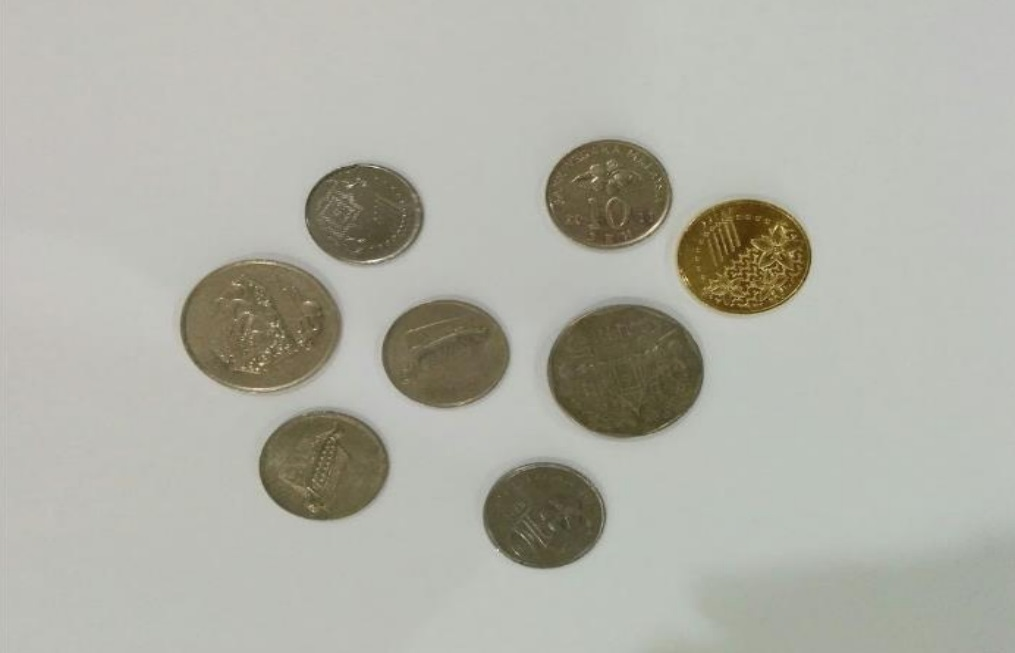
#> input picture 8coins.jpg, 1015 x 653 px
$ python Task4.py
#> lines starting #> are read from the running program, lines starting #| are printed output that depends on the picture; after the words box and inside, x2 and y2 are one past the last pixel; in counts of white or black regions, pixels touching at a corner belong together
import cv2
import numpy as np

# Load and resize the image
image = cv2.imread("8coins.jpg")
#> image is the input picture: shape (653, 1015, 3); mean B, G, R 166.3, 176.1, 175.9
image = cv2.resize(image, (256, 256))
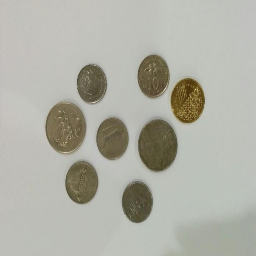
#> image: shape (256, 256, 3); mean B, G, R 166.2, 176, 175.9
image_copy = image.copy()

# Preprocess the image to reduce noise
image_blurred = cv2.GaussianBlur(image_copy, (7, 7), 3)
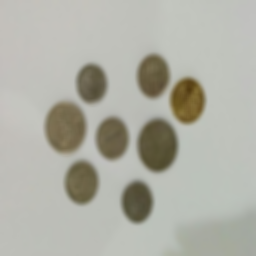
#> image_blurred: shape (256, 256, 3); mean B, G, R 166.3, 176, 175.9
gray_image = cv2.cvtColor(image_blurred, cv2.COLOR_BGR2GRAY)
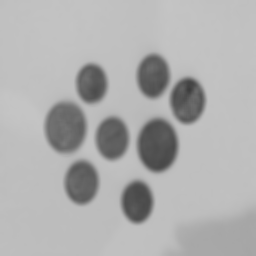
#> gray_image: shape (256, 256); min 60, max 196, mean 174.9

# Threshold the grayscale image to create a binary image
thresh, binary_image = cv2.threshold(gray_image, 150, 255, cv2.THRESH_BINARY)
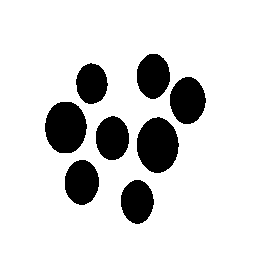
#> binary_image: shape (256, 256); 84.1% white; 8 black regions
cv2.imshow("Segmented Coins", binary_image)

# Find contours in the binary image
contours, hierarchy = cv2.findContours(binary_image, cv2.RETR_TREE, cv2.CHAIN_APPROX_NONE)
#> contours = 9 contours; largest, box (x1, y1, x2, y2) and area: (0, 0, 256, 256) 65025, (136, 116, 180, 174) 1870, (44, 101, 88, 154) 1770, (169, 76, 207, 125) 1360, (64, 159, 100, 206) 1257

# Create a dictionary to store contour areas
area = {i: cv2.contourArea(contours[i]) for i in range(len(contours))}
#> area = 9 items

# Sort contours by area in descending order
sorted_contours = sorted(area.items(), key=lambda x: x[1], reverse=True)
#> sorted_contours = [(0, 65025), (3, 1870.5), (5, 1769.5), (6, 1360.5), (2, 1257), (8, 1218), (4, 1202), (1, 1169), (7, 1049.5)]

# Count the number of coins based on a minimum area threshold
min_coin_area = 500
num_coins = 0

# Draw contours of coins on the original image
for i in range(1, len(sorted_contours)):
    if sorted_contours[i][1] > min_coin_area:
        num_coins += 1
        cv2.drawContours(image_copy, contours, sorted_contours[i][0], (0, 255, 0), 3)
#> this loop made 8 passes
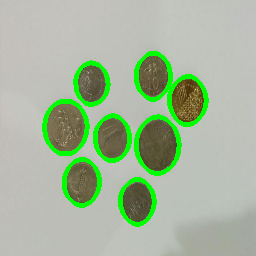
#> image_copy: shape (256, 256, 3); 7.23% of pixels changed, all inside (x1, y1, x2, y2) = (42, 51, 209, 227)
#> after the loop, num_coins = 8

print("Number of coins:", num_coins)
#| Number of coins: 8

# Display the image with drawn contours
cv2.imshow("Coins", image_copy)
cv2.waitKey(0)
cv2.destroyAllWindows()
